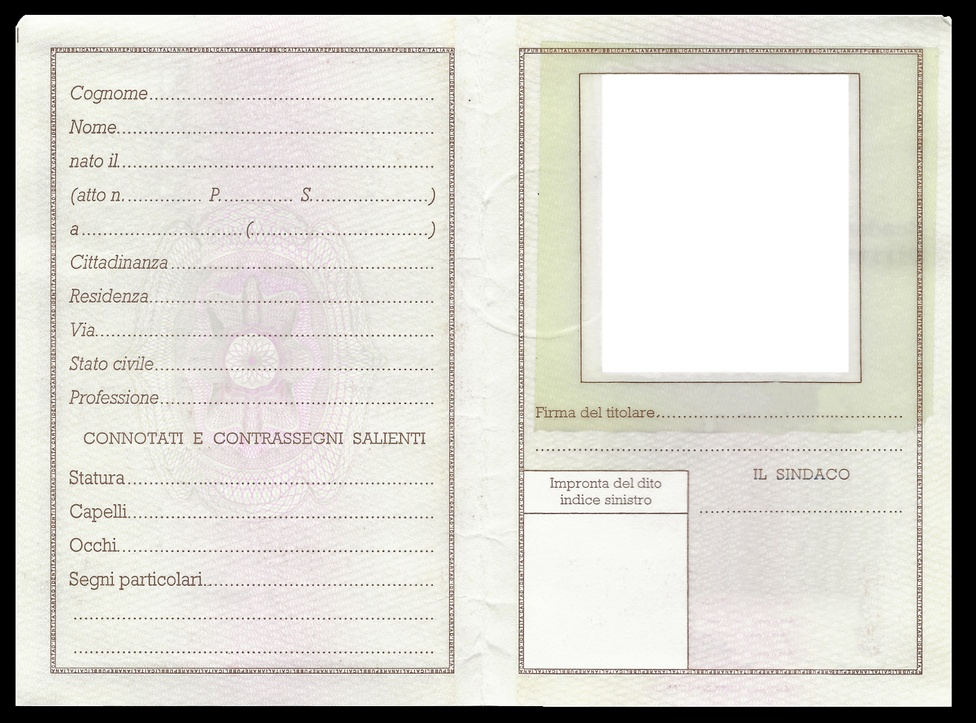
#> input picture ReferenceImages/rearCIC.jpg, 976 x 723 px, shrunk from 1445 x 1070 before the run
$ python ShapeDetector.py
#> lines starting #> are read from the running program, lines starting #| are printed output that depends on the picture; after the words box and inside, x2 and y2 are one past the last pixel; in counts of white or black regions, pixels touching at a corner belong together
#%% Import section
import imutils
import cv2
import dlib
import numpy as np
#%% Global parameters definition:
bluring_kernel_size = (3, 3) #TODO try different size that can be usefull
morphological_kernel = np.ones((5, 5), np.uint8) #TODO try different kernel that can be usefull (to search)
canny_low = 100
canny_high = 200
number_of_contours = 10
#%% Opening Reference Image
reference_image = cv2.imread('ReferenceImages/rearCIC.jpg', cv2.IMREAD_GRAYSCALE)
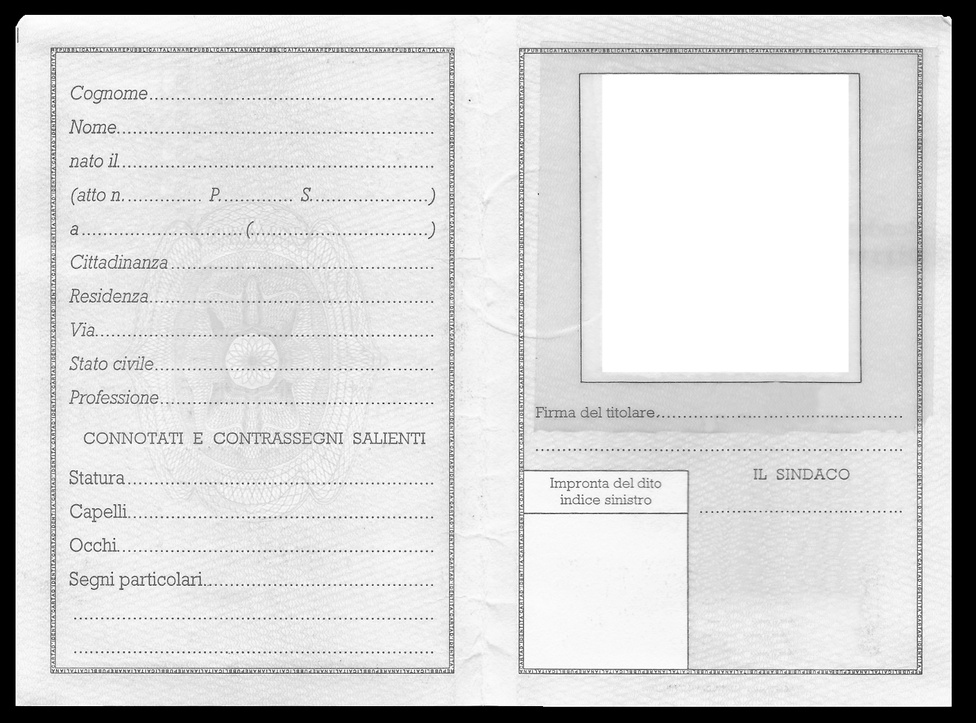
#> reference_image: shape (723, 976); min 0, max 255, mean 210.9
#%% Bluring
reference_image = cv2.blur(reference_image, bluring_kernel_size)
#%% Canny
reference_image_canny = cv2.Canny(reference_image, canny_low, canny_high)
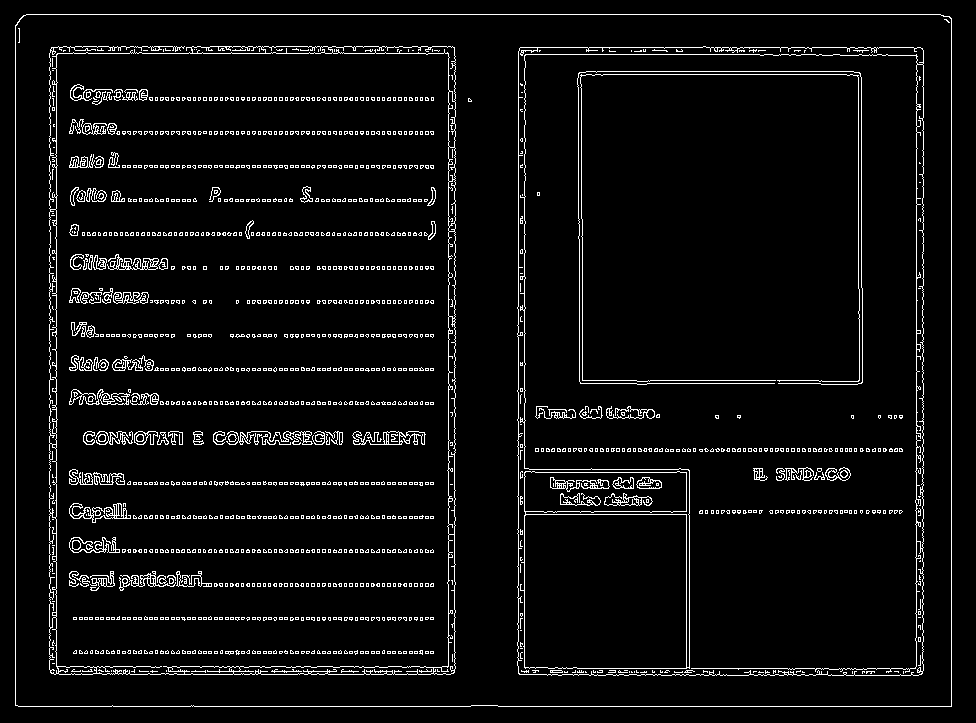
#> reference_image_canny: shape (723, 976); 5.3% white in thin lines or dots
#%% Morphological operation
#reference_image_canny_morph = cv2.morphologyEx(reference_image_canny, cv2.MORPH_CLOSE, morphological_kernel)
#%% Finding Contours on binary image
# cv2.RETR_CCOMP -> return the contours complete list (all contours)
# cv2.CHAIN_APPROX_NONE -> this not approximate a connection between contours
reference_contours, reference_hierarchy = cv2.findContours(reference_image_canny, cv2.RETR_CCOMP, cv2.CHAIN_APPROX_NONE)
#> reference_contours = 2623 contours, 2445 with area under 20; largest, box (x1, y1, x2, y2) and area: (15, 14, 952, 707) 647611, (15, 14, 952, 707) 647598, (517, 46, 924, 676) 253914, (49, 46, 456, 675) 252244, (55, 52, 450, 675) 241084; reference_hierarchy = 2623 rows, first 6: [1, -1, -1, -1], [2, 0, -1, -1], [3, 1, -1, -1], [4, 2, -1, -1], [5, 3, -1, -1], [6, 4, -1, -1]
# Rerder contours in descending mode to have the biggest area for first
reference_contours = sorted(reference_contours, key=cv2.contourArea, reverse= True)
#%%
rects = []
#for c in reference_contours:
peri = cv2.arcLength(reference_contours[3], True)
#> peri = 3179.7
approx = cv2.approxPolyDP(reference_contours[3], 0.02 * peri, True)
#> approx = [[51, 47], [50, 672], [453, 673], [454, 47], [57, 53], [50, 209], [50, 51], [184, 46]]
x, y, w, h = cv2.boundingRect(approx)
#> x = 50; y = 46; w = 405; h = 628
reference_image_copy = reference_image.copy
if h >= 15:
    # if height is enough
    # create rectangle for bounding
    rect = (x, y, w, h)
#> rect = (50, 46, 405, 628)
    rects.append(rect)
    cv2.rectangle(reference_image, (x, y), (x+w, y+h), (0, 255, 0), 1);
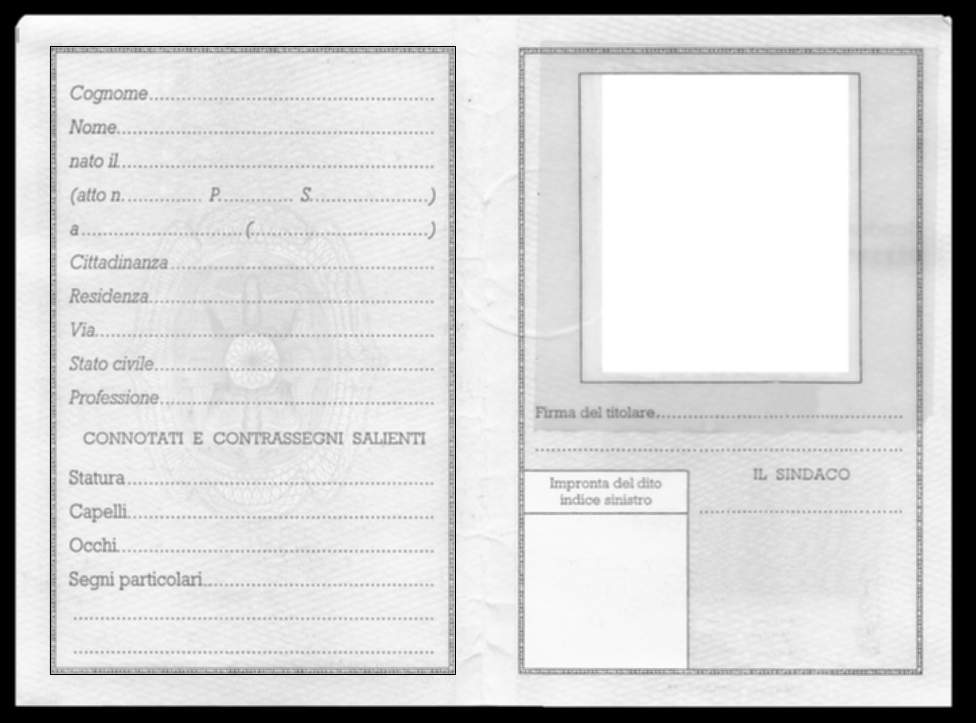
#> reference_image: shape (723, 976); min 0, max 255, mean 210.3

cv2.imwrite('result.jpg', reference_image)
